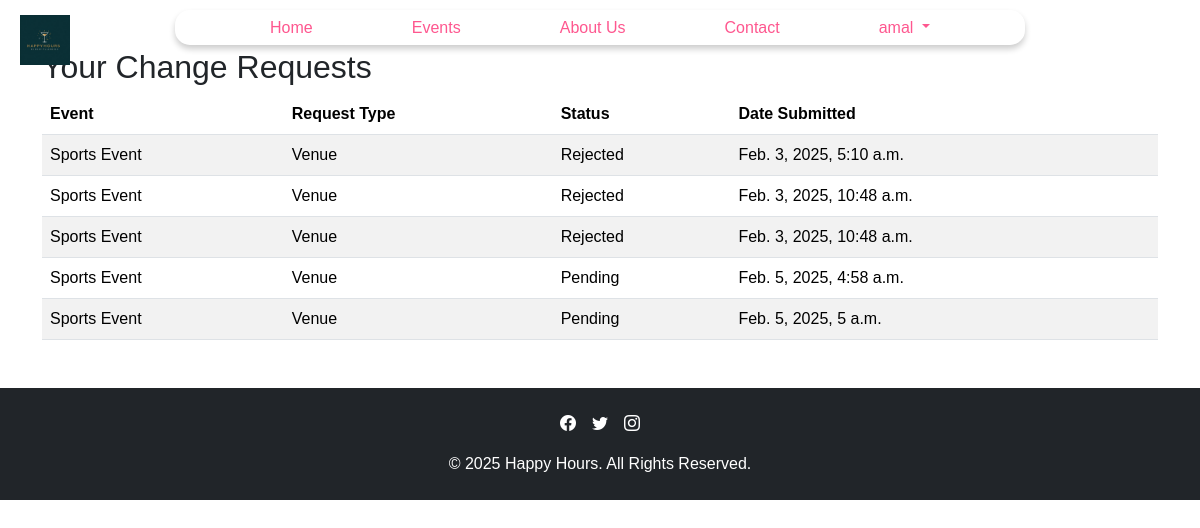
The app's page /user/change-requests-dashboard/ (signed in), older data.
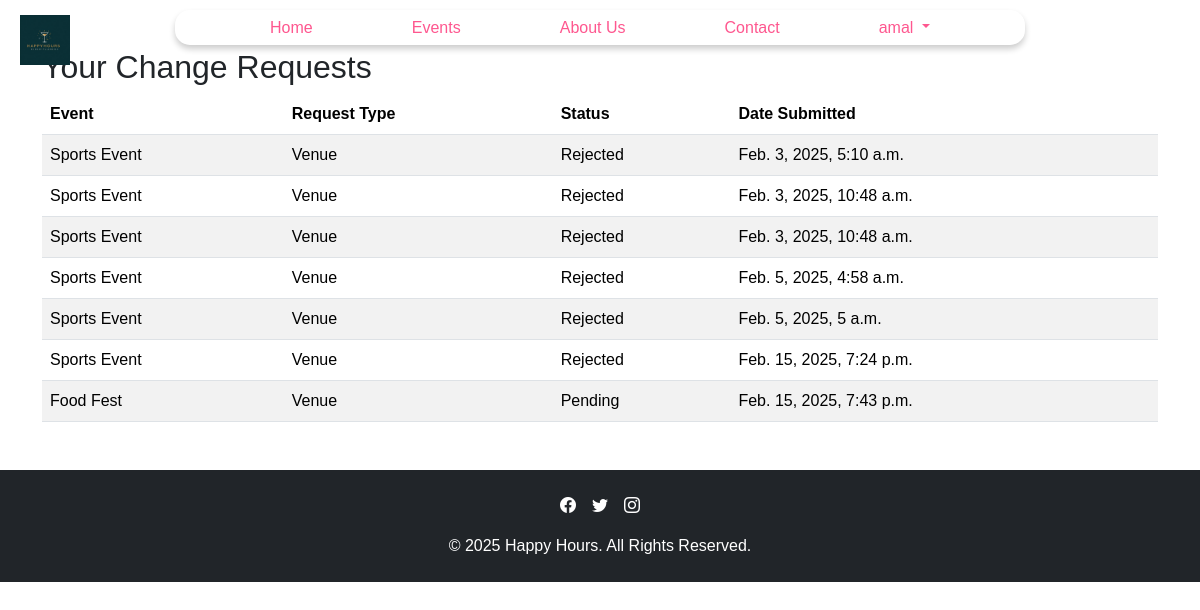
The same page, newer data.
### userapp/models.py (models this page shows)
class ChangeRequest(models.Model):
    user = models.ForeignKey(CustomUser, on_delete=models.CASCADE)
    booking = models.ForeignKey(Booking, on_delete=models.CASCADE)
    request_type = models.CharField(
        max_length=50,
        choices=[('Date', 'Date'), ('Venue', 'Venue')]
    )  # What change is requested
    new_value = models.CharField(max_length=255)  # The new date/venue requested
    status = models.CharField(
        max_length=50,
        choices=[('Pending', 'Pending'), ('Approved', 'Approved'), ('Rejected', 'Rejected')],
        default='Pending'
    )
    created_at = models.DateTimeField(auto_now_add=True)

### eventapp/models.py (models this page shows, shortened)
class Booking(models.Model):
    user = models.ForeignKey(settings.AUTH_USER_MODEL, on_delete=models.CASCADE, related_name='bookings')
    event_name = models.ForeignKey(Event, on_delete=models.CASCADE, related_name='bookings')
    event_date = models.DateField()
    venue = models.CharField(max_length=255)
    booking_date = models.DateField()
    admin_notes = models.TextField(blank=True, null=True)
    customer_request = models.TextField(blank=True, null=True)
    cus_name = models.CharField(max_length=255)
    cus_email = models.EmailField()
    cus_ph = models.CharField(max_length=10)
    description = models.TextField(blank=True, null=True)
    payment = models.OneToOneField('paymentapp.Payment', on_delete=models.CASCADE, related_name='booking_payment',null=True, blank=True, default=None)
    total_amount = models.DecimalField(max_digits=10, decimal_places=2, null=True, blank=True)

class Event(models.Model):
    name = models.CharField(max_length=200)
    is_available = models.BooleanField(default=True)
    slug = models.SlugField(unique=True, blank=True)
    desc = models.TextField(default='no description provided')
    event_date = models.DateField()
    location = models.CharField(max_length=200, default='not specified')
    price = models.DecimalField(max_digits=10, decimal_places=2, default=Decimal('0.00'))
    img = models.ImageField(upload_to='events/', blank=True, null=True)
    event_type = models.CharField(max_length=50, default='not specified')
    event_duration = models.CharField(max_length=50, default='not specified')
    itinerary = models.JSONField(default=list)
    def __str__(self):
        return self.name

### userapp/views.py (the view)
# urls.py: path('change-requests-dashboard/', views.change_requests_dashboard, name='change_requests_dashboard'),
@login_required
def change_requests_dashboard(request):
    change_requests = ChangeRequest.objects.filter(user=request.user)
    return render(request, 'eventapp/change_request_dashboard.html', {'change_requests': change_requests})

### userapp/context_processors.py (called while the page is built)
def timestamp(request):
    return {
        'timestamp': int(time.time())  # Or use any versioning logic you prefer
    }

def toast_message(request):
    return {
        'toast_message': {
            'type': getattr(request, 'toast_type', None),  # Default to None if not set
            'message': getattr(request, 'toast_message', None),  # Default to None if not set
        }
    }

### eventapp/templates/eventapp/change_request_dashboard.html
{% extends 'base.html' %}
{% block content %}
<div class="container my-5">
    <h2>Your Change Requests</h2>
    {% if change_requests %}
    <table class="table table-striped">
        <thead>
            <tr>
                <th>Event</th>
                <th>Request Type</th>
                <th>Status</th>
                <th>Date Submitted</th>
            </tr>
        </thead>
        <tbody>
            {% for request in change_requests %}
            <tr>
                <td>{{ request.booking.event_name }}</td>
                <td>{{ request.get_request_type_display }}</td>
                <td>{{ request.status }}</td>
                <td>{{ request.created_at }}</td>
            </tr>
            {% endfor %}
        </tbody>
    </table>
    {% else %}
    <p>You have not submitted any change requests.</p>
    {% endif %}
</div>
{% endblock %}

Row changes from the older to the newer data that the page shows:
changed ChangeRequest "Feb. 5, 2025, 4:58 a.m.": status "Pending" → "Rejected"
changed ChangeRequest "Feb. 5, 2025, 5 a.m.": status "Pending" → "Rejected"
added ChangeRequest: booking.event_name "Sports Event", request_type "Venue", status "Rejected", created_at "Feb. 15, 2025, 7:24 p.m."
added ChangeRequest: booking.event_name "Food Fest", request_type "Venue", status "Pending", created_at "Feb. 15, 2025, 7:43 p.m."
